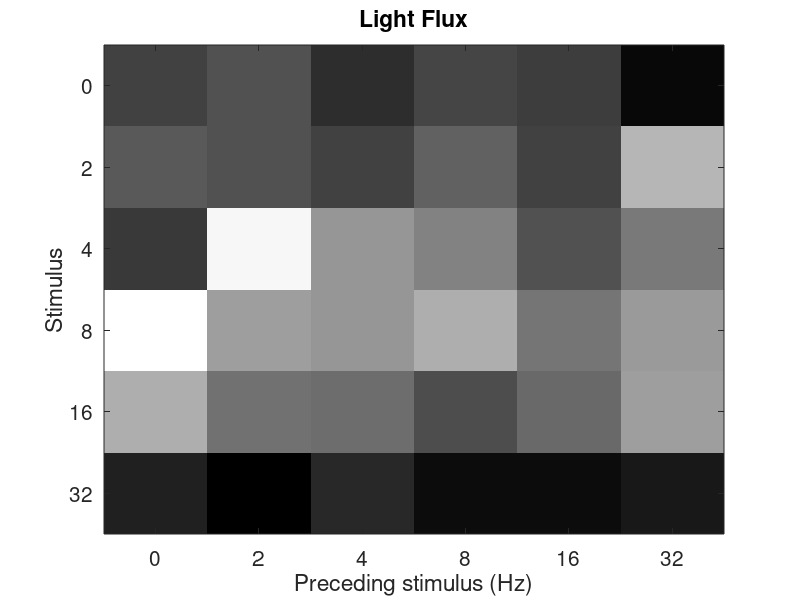
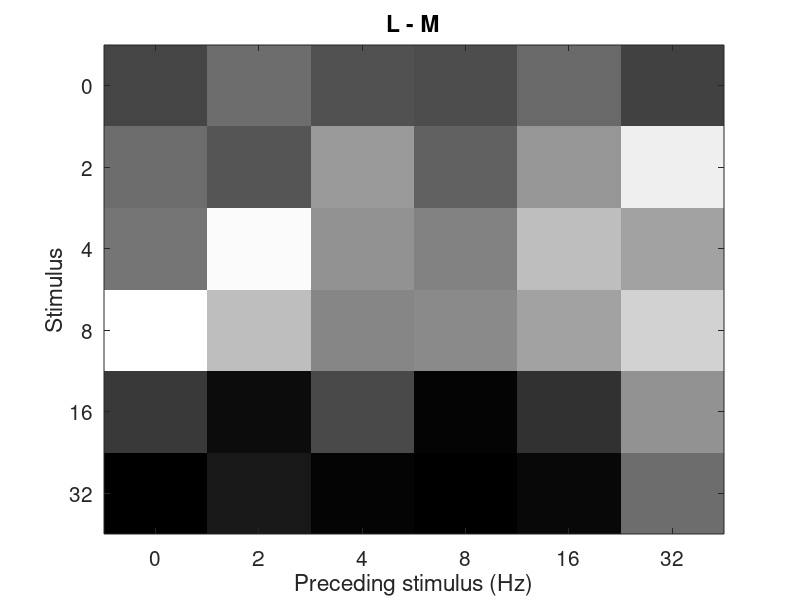
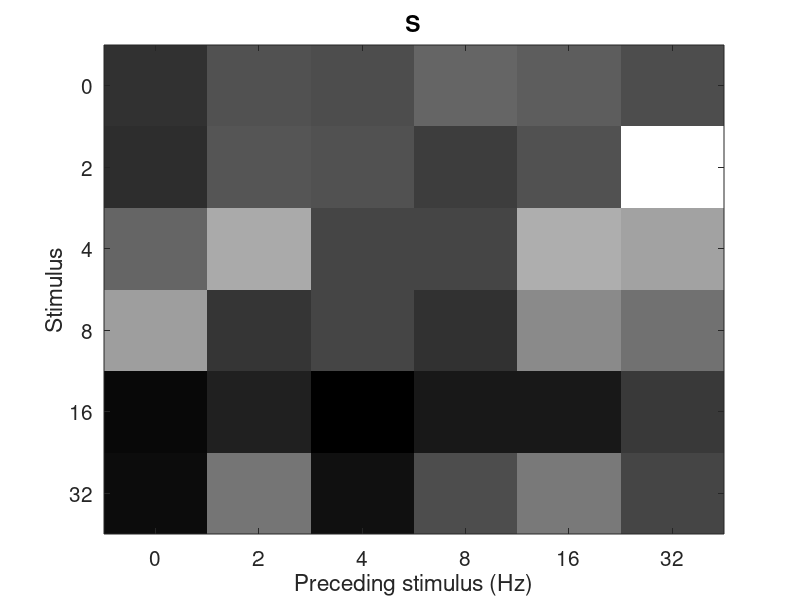
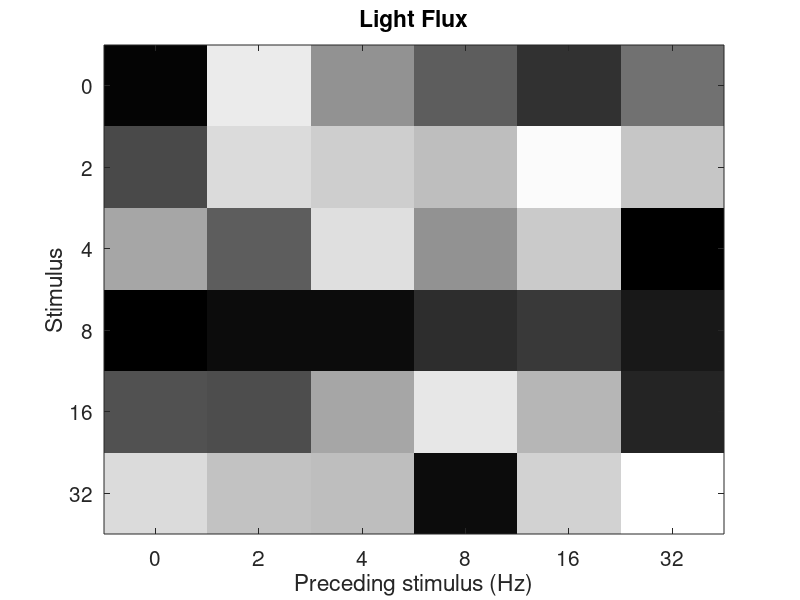

Here is the MATLAB script that generated these plots, in order:
%%

addpath('storedData/');

subj_name = 'asb1';
% NOTE THAT THE COUNTERBALANCING ISN'T PERFECT--MANUALLY CORRECTED IN CODE
% FOR RUN A: 2 PRECEDED BY 0 APPEARS 2 TIMES, 0 PRECEDED BY 0 APPEARS 2
%            TIMES
% FOR RUN B: 0 PRECEDED BY 0 APPEARS 3 TIMES
hardCodedOverlapCorrection = 2;

% load parameters and fits
if strcmp(subj_name,'asb1')
    carryOver = load('asb1CarryOver');
    carryOver = carryOver.carryOver;
    unlockedParamFits = load('asb1UnlockedParamFits');
    unlockedParamFits = unlockedParamFits.unlockedParamFits;
elseif strcmp(subj_name,'gka1')
    carryOver = load('gka1CarryOver');
    carryOver = carryOver.carryOver;
    unlockedParamFits = load('gka1UnlockedParamFits');
    unlockedParamFits = unlockedParamFits.unlockedParamFits;
else
   error('specify valid subject name: asb1 or gka1'); 
end

% loop over runs
for i = 1:size(carryOver.storeAll,1)
    stimForRun = carryOver.stimValuesForRunStore(i,:);
    % get unique stimulus values
    uniqueTempFreq = unique(stimForRun);
    % initialize carry over matrices
    carryOverMatSubAmp = 0./zeros([length(uniqueTempFreq) length(uniqueTempFreq)]);
    carryOverMatSubtau2 = 0./zeros([length(uniqueTempFreq) length(uniqueTempFreq)]);
    counterMatrixSub = zeros([length(uniqueTempFreq) length(uniqueTempFreq)]);
    % loop over temp freqs in each run
    for j = 2:length(stimForRun)
        % get the amplitude and tau values
        amp = carryOver.storeAll(i,j,1);
       tau2 = carryOver.storeAll(i,j,2);
        whereToPut1 =   stimForRun(j)==uniqueTempFreq;
        whereToPut2 = stimForRun(j-1)==uniqueTempFreq;
        if isnan(carryOverMatSubAmp(whereToPut1,whereToPut2))
            % place them appropriately in the carry over matrix for amplitude
            carryOverMatSubAmp(whereToPut1,whereToPut2) = amp;
            % do the same for tau2
           carryOverMatSubtau2(whereToPut1,whereToPut2) = tau2;
        else
            % place them appropriately in the carry over matrix for amplitude
            carryOverMatSubAmp(whereToPut1,whereToPut2) = ...
            carryOverMatSubAmp(whereToPut1,whereToPut2)+amp;
            % do the same for tau2
            carryOverMatSubtau2(whereToPut1,whereToPut2) = ...
            carryOverMatSubtau2(whereToPut1,whereToPut2)+tau2;
        end
        counterMatrixSub(whereToPut1,whereToPut2) = ...
        counterMatrixSub(whereToPut1,whereToPut2)+1;
    end
   
   % manually account for overlapping combinations
   if carryOver.runOrder(i)=='A'
       carryOverMatSubAmp(1,1)  =  carryOverMatSubAmp(1,1)./2;
       carryOverMatSubAmp(2,1)  =  carryOverMatSubAmp(2,1)./2;
       carryOverMatSubtau2(1,1) = carryOverMatSubtau2(1,1)./2;
       carryOverMatSubtau2(2,1) = carryOverMatSubtau2(2,1)./2;
   elseif carryOver.runOrder(i)=='B'
       carryOverMatSubAmp(1,1)  =  carryOverMatSubAmp(1,1)./3;
       carryOverMatSubtau2(1,1) = carryOverMatSubtau2(1,1)./3;
   else
      dummy = [];
   end
   % add 'labels'
   carryOverMatSubAmp = [uniqueTempFreq' carryOverMatSubAmp];
   carryOverMatSubAmp = [[0 uniqueTempFreq]; carryOverMatSubAmp];
   % store for each run
   carryOverMatAmp(i,:,:) = carryOverMatSubAmp;
   
   % repeat for tau2
   carryOverMatSubtau2 = [uniqueTempFreq' carryOverMatSubtau2];
   carryOverMatSubtau2 = [[0 uniqueTempFreq]; carryOverMatSubtau2];
   carryOverMattau2(i,:,:) = carryOverMatSubtau2;
   % matrix for keeping track of repeats
   counterMatrix(i,:,:) = counterMatrixSub;
   
end

lightModDir = {'Light Flux','L - M','S'};

for i = 1:length(lightModDir)
   % create empty matrix
   finalCarryOverMatAmpSub = zeros(size(carryOverMatSubAmp));
   finalCarryOverMattau2Sub = zeros(size(carryOverMatSubtau2));
   % get all runs with a given modulation direction
   runIndices = find(carryOver.stimTypeCode==i);
   % grab their carry over matrices, sum them
   for j = 1:length(runIndices)
      % convert nan's to 0's
      curCarryOverAmp = squeeze(carryOverMatAmp(runIndices(j),:,:));
      curCarryOverTau2 = squeeze(carryOverMattau2(runIndices(j),:,:));
      curCarryOverAmp(isnan(curCarryOverAmp)) = 0;
      curCarryOverTau2(isnan(curCarryOverTau2)) = 0;
      % add
      finalCarryOverMatAmpSub = finalCarryOverMatAmpSub+curCarryOverAmp; 
      finalCarryOverMattau2Sub = finalCarryOverMattau2Sub+curCarryOverTau2; 
   end
   % divide by half the number of runs at that modulation direction--two
   % run orders to get proper counterbalancing
   finalCarryOverMatAmpSub = finalCarryOverMatAmpSub./(length(runIndices)./6);
   finalCarryOverMattau2Sub = finalCarryOverMattau2Sub./(length(runIndices)./6);
   % divide the 'labels' by 6
   finalCarryOverMatAmpSub(1,:) = finalCarryOverMatAmpSub(1,:)./6;
   finalCarryOverMatAmpSub(:,1) = finalCarryOverMatAmpSub(:,1)./6;
   finalCarryOverMattau2Sub(1,:) = finalCarryOverMattau2Sub(1,:)./6;
   finalCarryOverMattau2Sub(:,1) = finalCarryOverMattau2Sub(:,1)./6;
   % manually average overlapping cells
   finalCarryOverMatAmpSub(2,2) = finalCarryOverMatAmpSub(2,2)./2;
   finalCarryOverMattau2Sub(2,2) = finalCarryOverMattau2Sub(2,2)./2;
   finalCarryOverMatAmpSub(2,6) = finalCarryOverMatAmpSub(2,6)./2;
   finalCarryOverMattau2Sub(2,6) = finalCarryOverMattau2Sub(2,6)./2;
   % assign
   finalCarryOverMatAmp(i,:,:) = finalCarryOverMatAmpSub;
   finalCarryOverMattau2(i,:,:) = finalCarryOverMattau2Sub;
end


figure; imagesc(squeeze(finalCarryOverMatAmp(1,2:size(finalCarryOverMatAmp,2),2:size(finalCarryOverMatAmp,3))))
colormap gray; title('Light Flux'); set(gca,'xticklabel',([0 2 4 8 16 32 64]));
set(gca,'yticklabel',([0 2 4 8 16 32 64])); xlabel('Preceding stimulus (Hz)');
ylabel('Stimulus'); set(gca,'FontSize',15);

figure; imagesc(squeeze(finalCarryOverMatAmp(2,2:size(finalCarryOverMatAmp,2),2:size(finalCarryOverMatAmp,3))))
colormap gray; title('L - M'); set(gca,'xticklabel',([0 2 4 8 16 32 64]));
set(gca,'yticklabel',([0 2 4 8 16 32 64])); xlabel('Preceding stimulus (Hz)');
ylabel('Stimulus'); set(gca,'FontSize',15);

figure; imagesc(squeeze(finalCarryOverMatAmp(3,2:size(finalCarryOverMatAmp,2),2:size(finalCarryOverMatAmp,3))))
colormap gray; title('S'); set(gca,'xticklabel',([0 2 4 8 16 32 64]));
set(gca,'yticklabel',([0 2 4 8 16 32 64])); xlabel('Preceding stimulus (Hz)');
ylabel('Stimulus'); set(gca,'FontSize',15);

figure; imagesc(squeeze(finalCarryOverMattau2(1,2:size(finalCarryOverMattau2,2),2:size(finalCarryOverMattau2,3))))
colormap gray; title('Light Flux'); set(gca,'xticklabel',([0 2 4 8 16 32 64]));
set(gca,'yticklabel',([0 2 4 8 16 32 64])); xlabel('Preceding stimulus (Hz)');
ylabel('Stimulus'); set(gca,'FontSize',15);

figure; imagesc(squeeze(finalCarryOverMattau2(2,2:size(finalCarryOverMattau2,2),2:size(finalCarryOverMattau2,3))))
colormap gray; title('L - M'); set(gca,'xticklabel',([0 2 4 8 16 32 64]));
set(gca,'yticklabel',([0 2 4 8 16 32 64])); xlabel('Preceding stimulus (Hz)');
ylabel('Stimulus'); set(gca,'FontSize',15);

figure; imagesc(squeeze(finalCarryOverMattau2(3,2:size(finalCarryOverMattau2,2),2:size(finalCarryOverMattau2,3))))
colormap gray; title('S'); set(gca,'xticklabel',([0 2 4 8 16 32 64]));
set(gca,'yticklabel',([0 2 4 8 16 32 64])); xlabel('Preceding stimulus (Hz)');
ylabel('Stimulus'); set(gca,'FontSize',15);